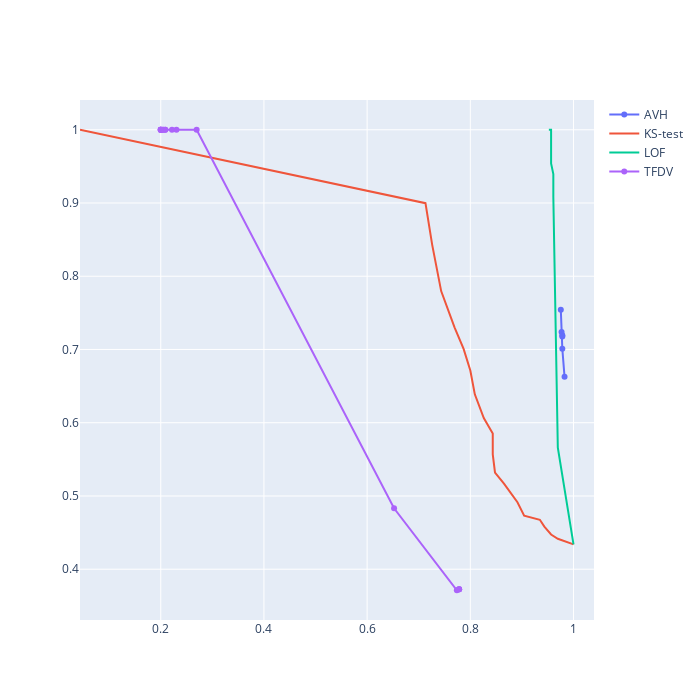

The code cell stored with this chart in its notebook:
### Code cell
fig = go.Figure()

fig.add_scatter(x=metrics_avh["recall"], y=metrics_avh["precision"], name="AVH")
fig.add_scatter(x=metrics_ks["recall"], y=metrics_ks["precision"], name="KS-test")
fig.add_scatter(x=metrics_lof["recall"], y=metrics_lof["precision"], name="LOF")
fig.add_scatter(x=metrics_tfdv["recall"], y=metrics_tfdv["precision"], name="TFDV")
fig.update_layout(width=700, height=700)
